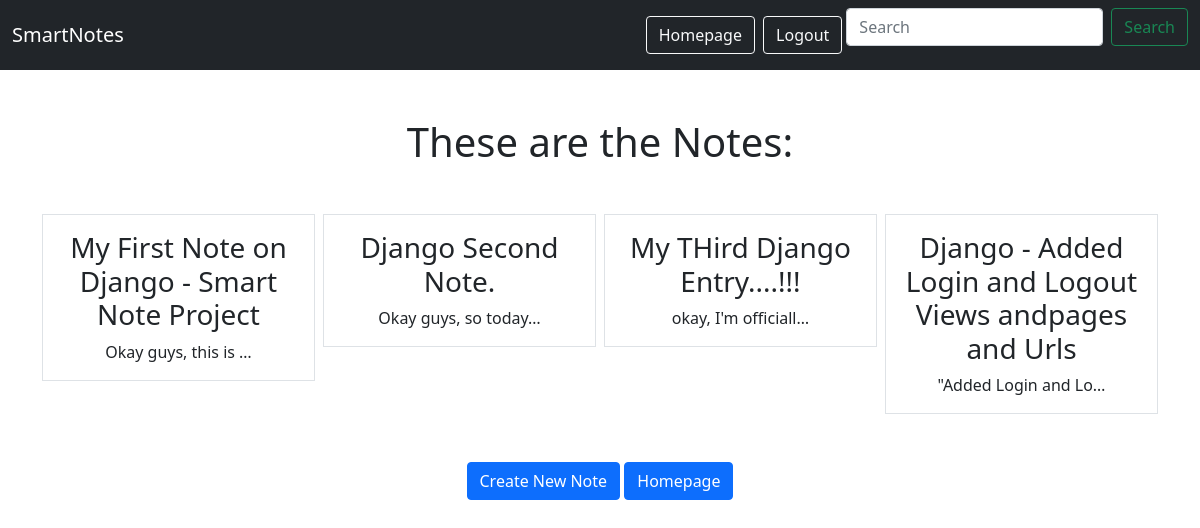
Page /smart/notes (signed in) on the committed database.
### notes/models.py (models this page shows)
class Notes(models.Model):
    title = models.CharField(max_length=200)
    text = models.TextField()
    created = models.DateTimeField(auto_now_add=True)
    user = models.ForeignKey(User, on_delete=models.CASCADE, related_name="notes")

### notes/views.py (the view)
# urls.py: path('notes', views.NotesListView.as_view(), name="notes.list"),
class NotesListView(LoginRequiredMixin, ListView):
    model = Notes
    context_object_name = "notes"
    template_name = "notes/notes_list.html"
    login_url = "/admin"
    def get_queryset(self):
        return self.request.user.notes.all()

### notes/templates/notes/notes_list.html
{% extends "base.html" %}
{% block content %}
<h1 class=my-5>These are the Notes:</h1>
    <div class="row row-cols3 g-2">
        {% for note in notes %}
        <div class="col">
            <div class="p-3 border">
                <a href="{% url 'notes.detail' pk=note.id %}" class="text-dark text-decoration-none"><h3>{{note.title}}</h3></a>
                {{note.text | truncatechars:20}}
            </div>
        </div>
           {% endfor %}
    </div>
<a href="{% url 'notes.new' %}" class="btn btn-primary my-5">Create New Note</a>
<a href="{% url 'home' %}" class="btn btn-primary my-5">Homepage</a>
{% endblock %}

### rows in the picture
Notes: title "My First Note on Django - Smart Note Project", text "Okay guys, this is …"
Notes: title "Django Second Note.", text "Okay guys, so today…"
Notes: title "My THird Django Entry....!!!", text "okay, I'm officiall…"
Notes: title "Django - Added Login and Logout Views andpages and Urls", text "\"Added Login and Lo…"
